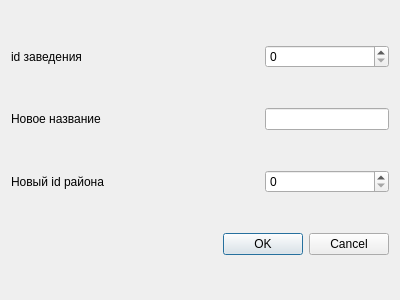
<?xml version="1.0" encoding="UTF-8"?>
<ui version="4.0">
 <class>Dialog</class>
 <widget class="QDialog" name="Dialog">
  <property name="geometry">
   <rect>
    <x>0</x>
    <y>0</y>
    <width>400</width>
    <height>300</height>
   </rect>
  </property>
  <property name="windowTitle">
   <string>Dialog</string>
  </property>
  <layout class="QGridLayout" name="gridLayout">
   <item row="4" column="0">
    <layout class="QHBoxLayout" name="horizontalLayout_3">
     <item>
      <widget class="QLabel" name="label_3">
       <property name="sizePolicy">
        <sizepolicy hsizetype="Expanding" vsizetype="Preferred">
         <horstretch>0</horstretch>
         <verstretch>0</verstretch>
        </sizepolicy>
       </property>
       <property name="text">
        <string>Новый id района</string>
       </property>
      </widget>
     </item>
     <item>
      <spacer name="horizontalSpacer_3">
       <property name="orientation">
        <enum>Qt::Orientation::Horizontal</enum>
       </property>
       <property name="sizeHint" stdset="0">
        <size>
         <width>40</width>
         <height>20</height>
        </size>
       </property>
      </spacer>
     </item>
     <item>
      <widget class="QSpinBox" name="spinBox">
       <property name="sizePolicy">
        <sizepolicy hsizetype="MinimumExpanding" vsizetype="Fixed">
         <horstretch>0</horstretch>
         <verstretch>0</verstretch>
        </sizepolicy>
       </property>
      </widget>
     </item>
    </layout>
   </item>
   <item row="0" column="0">
    <layout class="QHBoxLayout" name="horizontalLayout">
     <item>
      <widget class="QLabel" name="label">
       <property name="sizePolicy">
        <sizepolicy hsizetype="Expanding" vsizetype="Preferred">
         <horstretch>0</horstretch>
         <verstretch>0</verstretch>
        </sizepolicy>
       </property>
       <property name="text">
        <string>id заведения</string>
       </property>
       <property name="wordWrap">
        <bool>true</bool>
       </property>
      </widget>
     </item>
     <item>
      <spacer name="horizontalSpacer">
       <property name="orientation">
        <enum>Qt::Orientation::Horizontal</enum>
       </property>
       <property name="sizeType">
        <enum>QSizePolicy::Policy::Expanding</enum>
       </property>
       <property name="sizeHint" stdset="0">
        <size>
         <width>40</width>
         <height>20</height>
        </size>
       </property>
      </spacer>
     </item>
     <item>
      <widget class="QSpinBox" name="spinBox_2">
       <property name="sizePolicy">
        <sizepolicy hsizetype="MinimumExpanding" vsizetype="Fixed">
         <horstretch>0</horstretch>
         <verstretch>0</verstretch>
        </sizepolicy>
       </property>
      </widget>
     </item>
    </layout>
   </item>
   <item row="1" column="0">
    <layout class="QHBoxLayout" name="horizontalLayout_2">
     <item>
      <widget class="QLabel" name="label_2">
       <property name="sizePolicy">
        <sizepolicy hsizetype="Expanding" vsizetype="Fixed">
         <horstretch>0</horstretch>
         <verstretch>0</verstretch>
        </sizepolicy>
       </property>
       <property name="text">
        <string>Новое название</string>
       </property>
       <property name="wordWrap">
        <bool>true</bool>
       </property>
      </widget>
     </item>
     <item>
      <spacer name="horizontalSpacer_2">
       <property name="orientation">
        <enum>Qt::Orientation::Horizontal</enum>
       </property>
       <property name="sizeType">
        <enum>QSizePolicy::Policy::Expanding</enum>
       </property>
       <property name="sizeHint" stdset="0">
        <size>
         <width>40</width>
         <height>20</height>
        </size>
       </property>
      </spacer>
     </item>
     <item>
      <widget class="QLineEdit" name="lineEdit">
       <property name="sizePolicy">
        <sizepolicy hsizetype="MinimumExpanding" vsizetype="Fixed">
         <horstretch>0</horstretch>
         <verstretch>0</verstretch>
        </sizepolicy>
       </property>
      </widget>
     </item>
    </layout>
   </item>
   <item row="5" column="0">
    <widget class="QDialogButtonBox" name="buttonBox">
     <property name="orientation">
      <enum>Qt::Orientation::Horizontal</enum>
     </property>
     <property name="standardButtons">
      <set>QDialogButtonBox::StandardButton::Cancel|QDialogButtonBox::StandardButton::Ok</set>
     </property>
    </widget>
   </item>
  </layout>
 </widget>
 <resources/>
 <connections>
  <connection>
   <sender>buttonBox</sender>
   <signal>accepted()</signal>
   <receiver>Dialog</receiver>
   <slot>accept()</slot>
   <hints>
    <hint type="sourcelabel">
     <x>248</x>
     <y>254</y>
    </hint>
    <hint type="destinationlabel">
     <x>157</x>
     <y>274</y>
    </hint>
   </hints>
  </connection>
  <connection>
   <sender>buttonBox</sender>
   <signal>rejected()</signal>
   <receiver>Dialog</receiver>
   <slot>reject()</slot>
   <hints>
    <hint type="sourcelabel">
     <x>316</x>
     <y>260</y>
    </hint>
    <hint type="destinationlabel">
     <x>286</x>
     <y>274</y>
    </hint>
   </hints>
  </connection>
 </connections>
</ui>
